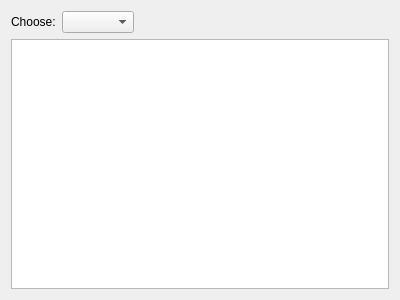
<?xml version="1.0" encoding="UTF-8"?>
<ui version="4.0">
 <class>Form</class>
 <widget class="QWidget" name="Form">
  <property name="geometry">
   <rect>
    <x>0</x>
    <y>0</y>
    <width>400</width>
    <height>300</height>
   </rect>
  </property>
  <property name="windowTitle">
   <string>Form</string>
  </property>
  <layout class="QGridLayout" name="gridLayout">
   <item row="0" column="1">
    <widget class="QComboBox" name="comboBox"/>
   </item>
   <item row="0" column="2">
    <spacer name="horizontalSpacer">
     <property name="orientation">
      <enum>Qt::Horizontal</enum>
     </property>
     <property name="sizeHint" stdset="0">
      <size>
       <width>40</width>
       <height>20</height>
      </size>
     </property>
    </spacer>
   </item>
   <item row="0" column="0">
    <widget class="QLabel" name="label">
     <property name="text">
      <string>Choose:</string>
     </property>
    </widget>
   </item>
   <item row="1" column="0" colspan="3">
    <widget class="DistWidget" name="graphicsView"/>
   </item>
  </layout>
 </widget>
 <customwidgets>
  <customwidget>
   <class>DistWidget</class>
   <extends>QGraphicsView</extends>
   <header>rl/graph/widgets/dist_widget</header>
  </customwidget>
 </customwidgets>
 <resources/>
 <connections/>
</ui>
